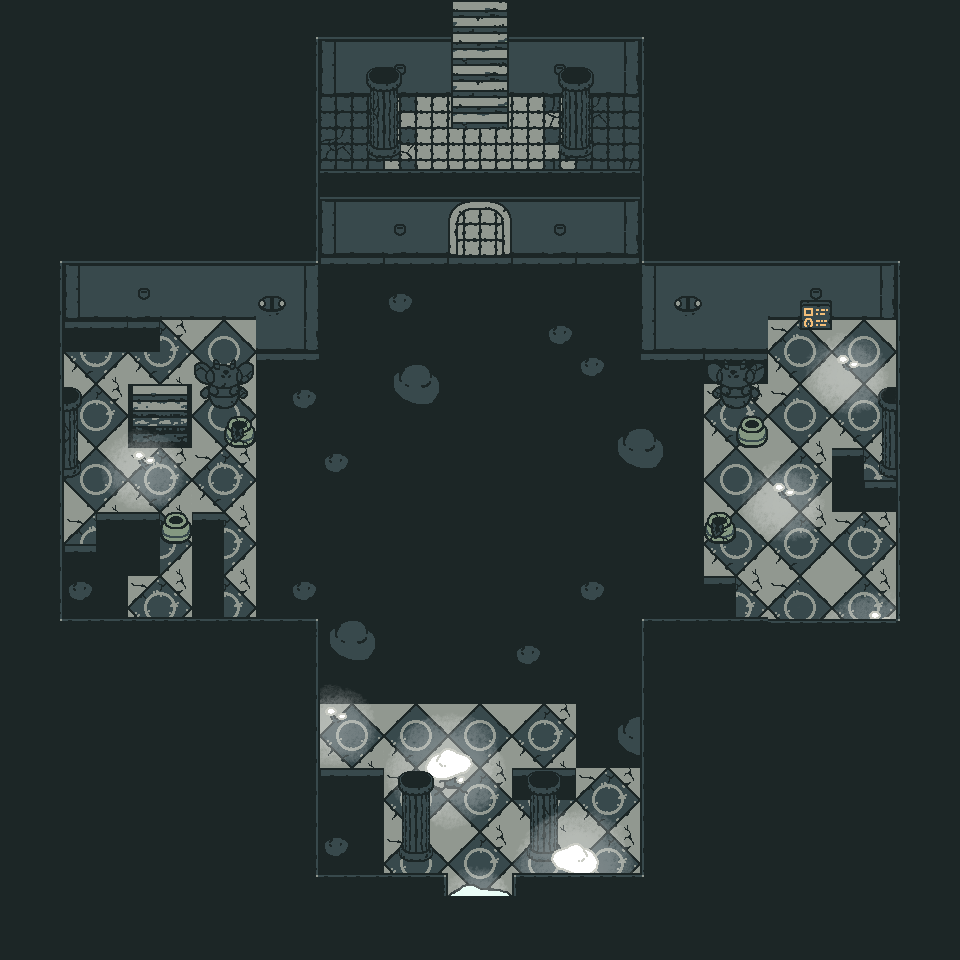

Tiled map render using the project's own tile images. Description and the map definition, with tile-layer contents summarised, below:
An orthogonal 30x30 tile map with 32x32 px tiles, 5 tile layers (FLOOR, MIDDLE, ABOVE, LIGHT, ...), 3 tilesets and 64 objects (4x bumper_bounce, 3x mote, 2x bumper, mountain, stairC, ...).

<map version="1.2" tiledversion="1.2.3" orientation="orthogonal" renderorder="right-down" width="30" height="30" tilewidth="32" tileheight="32" infinite="0" nextlayerid="47" nextobjectid="396">
 <tileset firstgid="1" source="tilesets/objects.tsx" />
 <tileset firstgid="9" source="tilesets/light.tsx" />
 <tileset firstgid="81" source="tilesets/dungeon.tsx" />
 <layer id="42" name="FLOOR" width="30" height="30">
  <data>[900 cells, 900 non-empty, 38 distinct tile ids]</data>
 </layer>
 <layer id="43" name="MIDDLE" width="30" height="30">
  <data>[900 cells, 41 non-empty, 23 distinct tile ids]</data>
 </layer>
 <layer id="44" name="ABOVE" width="30" height="30">
  <data>[900 cells, 120 non-empty, 28 distinct tile ids]</data>
 </layer>
 <layer id="45" name="LIGHT" width="30" height="30" opacity="0.34">
  <data>[900 cells, 78 non-empty, 41 distinct tile ids]</data>
 </layer>
 <layer id="46" name="OVERHEAD" width="30" height="30">
  <data>[900 cells, 77 non-empty, 10 distinct tile ids]</data>
 </layer>
 <objectgroup color="#5500ff" id="5" name="SLOPES" visible="0">
  <object id="342" x="448" y="48" width="64" height="80" />
  <object id="355" x="128" y="384" width="64" height="64" />
 </objectgroup>
 <objectgroup color="#32e3c6" id="6" name="TERRAIN" visible="0" />
 <objectgroup color="#06e73a" id="7" name="COLLISION" opacity="0.5">
  <object id="324" x="0" y="0" width="320" height="320" />
  <object id="325" x="640" y="0" width="320" height="320" />
  <object id="326" x="0" y="640" width="320" height="320" />
  <object id="327" x="640" y="640" width="128" height="128" />
  <object id="328" x="896" y="320" width="64" height="640" />
  <object id="329" x="320" y="0" width="320" height="64" />
  <object id="330" x="0" y="320" width="64" height="320" />
  <object id="331" x="320" y="896" width="128" height="64" />
  <object id="333" x="512" y="896" width="384" height="64" />
  <object id="337" x="320" y="184" width="138" height="72" />
  <object id="338" x="502" y="184" width="138" height="72" />
  <object id="340" x="424" y="768" width="48" height="24" />
  <object id="341" x="552" y="864" width="48" height="24" />
  <object id="343" x="440" y="64" width="8" height="64" />
  <object id="344" x="512" y="64" width="8" height="64" />
  <object id="350" x="704" y="320" width="64" height="64" />
  <object id="351" x="320" y="768" width="64" height="128" />
  <object id="352" x="800" y="320" width="32" height="8" />
  <object id="354" x="832" y="448" width="32" height="64" />
  <object id="356" x="120" y="384" width="8" height="64" />
  <object id="357" x="120" y="448" width="80" height="8" />
  <object id="358" x="192" y="384" width="8" height="64" />
  <object id="366" x="512" y="768" width="64" height="32" />
  <object id="367" x="576" y="704" width="64" height="64" />
  <object id="368" x="64" y="544" width="64" height="96" />
  <object id="369" x="96" y="512" width="64" height="64" />
  <object id="371" x="192" y="512" width="32" height="128" />
  <object id="372" x="224" y="416" width="32" height="32" />
  <object id="373" x="704" y="512" width="32" height="32" />
  <object id="374" x="736" y="416" width="32" height="32" />
  <object id="375" x="704" y="576" width="32" height="64" />
  <object id="376" x="192" y="384" width="64" height="32" />
  <object id="377" x="704" y="384" width="64" height="32" />
  <object id="378" x="64" y="320" width="32" height="32" />
  <object id="379" x="96" y="320" width="64" height="32" />
  <object id="380" x="320" y="64" width="128" height="32" />
  <object id="381" x="512" y="64" width="128" height="32" />
  <object id="384" x="864" y="480" width="32" height="32" />
  <object id="385" x="64" y="448" width="16" height="32" />
  <object id="386" x="864" y="448" width="32" height="32" />
  <object id="387" x="392" y="840" width="48" height="24" />
  <object id="388" x="520" y="840" width="48" height="24" />
  <object id="391" x="368" y="128" width="32" height="32" />
  <object id="392" x="560" y="128" width="32" height="32" />
  <object id="393" x="256" y="320" width="64" height="40" />
  <object id="395" x="160" y="512" width="32" height="32" />
 </objectgroup>
 <objectgroup color="#ff0000" id="8" name="ENTITIES" opacity="0.64">
  <object id="332" name="mountain" gid="6" x="448" y="960" width="64" height="56">
   <properties>
    <property name="DEST" value="MOUNTAIN,50.5,60.75" />
    <property name="TYPE" value="PORTAL" />
   </properties>
  </object>
  <object id="334" name="stairC" gid="6" x="128" y="448" width="64" height="16">
   <properties>
    <property name="DEST" value="DUNGEON_F2,6,22" />
    <property name="TYPE" value="PORTAL" />
   </properties>
  </object>
  <object id="335" name="dungeon" gid="3" x="256" y="704" width="24" height="24">
   <properties>
    <property name="TYPE" value="DUNGEON" />
   </properties>
  </object>
  <object id="336" name="lock" gid="6" x="448" y="256" width="64" height="56">
   <properties>
    <property name="ID" value="LOCK_F3" />
    <property name="TYPE" value="LOCK" />
   </properties>
  </object>
  <object id="339" name="howl audio" gid="5" x="464" y="1296" width="32" height="32">
   <properties>
    <property name="AUDIO" value="howl" />
    <property name="ID" value="HOWL" />
    <property name="TYPE" value="AUDIO" />
   </properties>
  </object>
  <object id="346" name="portal" gid="6" x="448" y="72" width="64" height="56">
   <properties>
    <property name="DEST" value="DUNGEON_TOP,5.5,27" />
    <property name="TYPE" value="PORTAL" />
   </properties>
  </object>
  <object id="347" name="mote" gid="5" x="264" y="-16" width="32" height="32">
   <properties>
    <property name="DURATION" value="4000" />
    <property name="GRAPHIC" value="mote" />
    <property name="INTERVAL" value="411" />
    <property name="TYPE" value="emitter" />
   </properties>
  </object>
  <object id="348" name="mote" gid="5" x="-56" y="-8" width="32" height="32">
   <properties>
    <property name="DURATION" value="4000" />
    <property name="GRAPHIC" value="mote" />
    <property name="INTERVAL" value="544" />
    <property name="TYPE" value="emitter" />
   </properties>
  </object>
  <object id="349" name="mote" gid="5" x="-96" y="312" width="32" height="32">
   <properties>
    <property name="DURATION" value="4000" />
    <property name="GRAPHIC" value="mote" />
    <property name="INTERVAL" value="421" />
    <property name="TYPE" value="emitter" />
   </properties>
  </object>
  <object id="353" name="text_old" gid="1" x="800" y="328" width="32" height="32">
   <properties>
    <property name="TEXT" value="FROM SOUTH OF EAST TO EAST OF SOUTH." />
    <property name="TYPE" value="DESC_OLD" />
   </properties>
  </object>
  <object id="360" name="bumper" gid="3" x="584" y="448" width="32" height="32">
   <properties>
    <property name="SPEED" value="6.0f" />
    <property name="TYPE" value="BUMPER" />
   </properties>
  </object>
  <object id="361" name="bumper_bounce" gid="8" x="224" y="448" width="32" height="32">
   <properties>
    <property name="TYPE" value="BUMPER_BOUNCE" />
   </properties>
  </object>
  <object id="362" name="bumper_bounce" gid="8" x="736" y="448" width="32" height="32">
   <properties>
    <property name="TYPE" value="BUMPER_BOUNCE" />
   </properties>
  </object>
  <object id="363" name="bumper_bounce" gid="8" x="160" y="544" width="32" height="32">
   <properties>
    <property name="TYPE" value="BUMPER_BOUNCE" />
   </properties>
  </object>
  <object id="364" name="bumper_bounce" gid="8" x="704" y="544" width="32" height="32">
   <properties>
    <property name="TYPE" value="BUMPER_BOUNCE" />
   </properties>
  </object>
  <object id="365" name="bumper" gid="3" x="352" y="544" width="32" height="32">
   <properties>
    <property name="SPEED" value="6.0f" />
    <property name="TYPE" value="BUMPER" />
   </properties>
  </object>
 </objectgroup>
</map>
